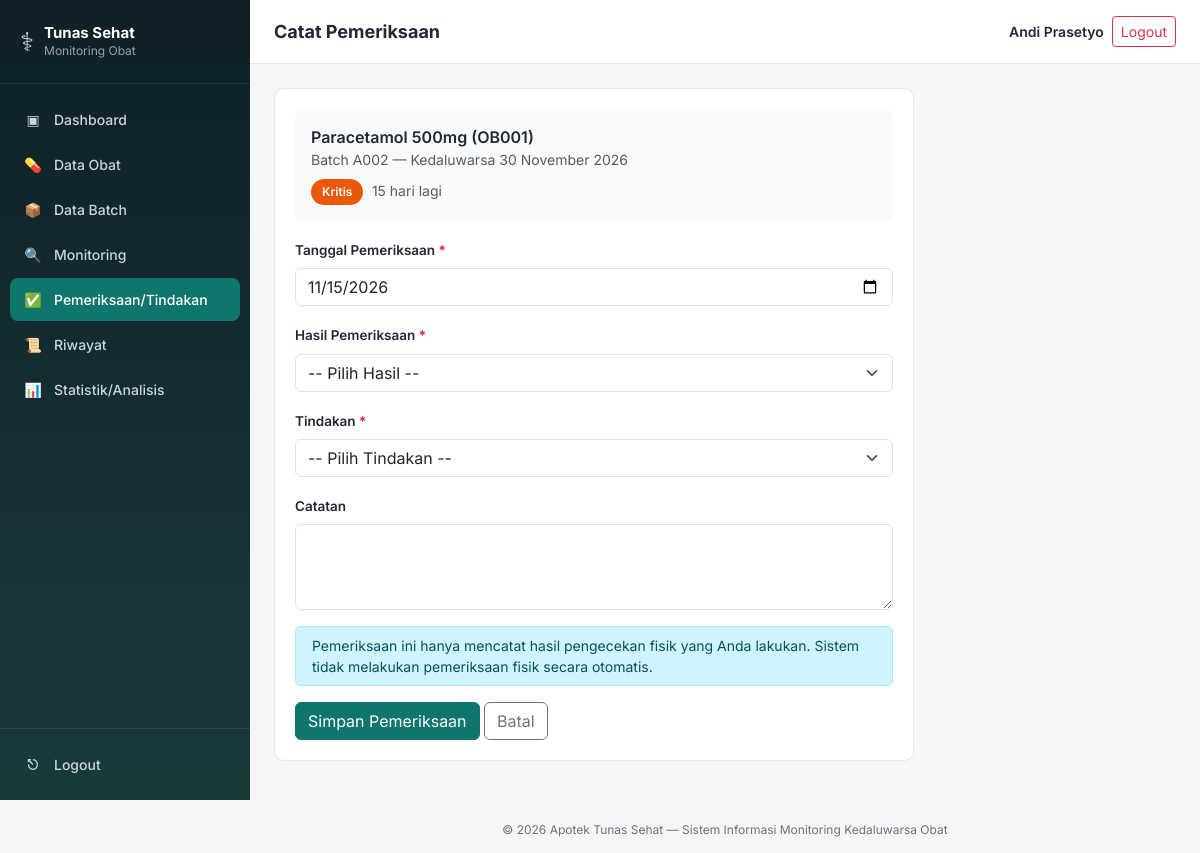
Screenshot of /apotek-monitoring/modules/pemeriksaan/create.php?id_batch=2 (signed in) with the database file from the repository.
### tables this page shows
CREATE TABLE batch (
    id_batch INT AUTO_INCREMENT PRIMARY KEY,
    id_obat INT NOT NULL,
    nomor_batch VARCHAR(50) NOT NULL,
    tanggal_masuk DATE NOT NULL,
    tanggal_kedaluwarsa DATE NOT NULL,
    jumlah_stok INT NOT NULL DEFAULT 0,
    created_at TIMESTAMP DEFAULT CURRENT_TIMESTAMP,
    updated_at TIMESTAMP DEFAULT CURRENT_TIMESTAMP ON UPDATE CURRENT_TIMESTAMP,
    CONSTRAINT fk_batch_obat FOREIGN KEY (id_obat) REFERENCES obat(id_obat)
        ON DELETE RESTRICT ON UPDATE CASCADE
);

CREATE TABLE obat (
    id_obat INT AUTO_INCREMENT PRIMARY KEY,
    kode_obat VARCHAR(20) NOT NULL UNIQUE,
    nama_obat VARCHAR(100) NOT NULL,
    kategori VARCHAR(50) NOT NULL,
    satuan VARCHAR(20) NOT NULL,
    keterangan TEXT NULL,
    created_at TIMESTAMP DEFAULT CURRENT_TIMESTAMP,
    updated_at TIMESTAMP DEFAULT CURRENT_TIMESTAMP ON UPDATE CURRENT_TIMESTAMP
);

### apotek-monitoring/includes/functions.php (called while the page is built, shortened)
<?php
function hitungStatusBatch(string $tanggal_kedaluwarsa): array
{
    $today = new DateTime(date('Y-m-d'));
    $exp   = new DateTime($tanggal_kedaluwarsa);
    $interval = $today->diff($exp);
    $sisa = (int) $interval->format('%r%a');
    if ($sisa <= 0) {
        $status = 'Kedaluwarsa';
    } elseif ($sisa <= 30) {
        $status = 'Kritis';
    } elseif ($sisa <= 90) {
        $status = 'Perhatian';
    } else {
        $status = 'Aman';
    }
    return ['sisa_hari' => $sisa, 'status' => $status];
}
function statusBadgeClass(string $status): string
{
    switch ($status) {
        case 'Kritis':      return 'badge-kritis';
    }
}
function formatTanggalIndo(?string $tanggal): string
{
    $bulan = ['', 'Januari', 'Februari', 'Maret', 'April', 'Mei', 'Juni',
              'Juli', 'Agustus', 'September', 'Oktober', 'November', 'Desember'];
    $d = new DateTime($tanggal);
    return $d->format('d') . ' ' . $bulan[(int) $d->format('n')] . ' ' . $d->format('Y');
}
function e(?string $str): string
{
    return htmlspecialchars($str ?? '', ENT_QUOTES, 'UTF-8');
}
function labelSisaHari(int $sisa): string
{
    if ($sisa > 0) return $sisa . ' hari lagi';
    return abs($sisa) . ' hari lalu';
}

### apotek-monitoring/modules/pemeriksaan/create.php (the view, shortened to what this page needs)
<?php
require_once __DIR__ . '/../../config/config.php';
$idBatch = (int) ($_GET['id_batch'] ?? $_POST['id_batch'] ?? 0);
$stmt = $pdo->prepare("SELECT b.*, o.nama_obat, o.kode_obat FROM batch b JOIN obat o ON o.id_obat=b.id_obat WHERE b.id_batch = ?");
$stmt->execute([$idBatch]);
$batch = $stmt->fetch();
$statusInfo = hitungStatusBatch($batch['tanggal_kedaluwarsa']);
$old = ['tanggal_pemeriksaan' => date('Y-m-d'), 'hasil_pemeriksaan' => '', 'tindakan' => '', 'catatan' => ''];
include __DIR__ . '/../../includes/header.php';
?>
<div class="panel" style="max-width:640px;">
  <div class="mb-3 p-3" style="background:#f9fafb;border-radius:8px;">
    <div class="fw-semibold"><?= e($batch['nama_obat']) ?> (<?= e($batch['kode_obat']) ?>)</div>
    <div class="small text-muted">Batch <?= e($batch['nomor_batch']) ?> — Kedaluwarsa <?= formatTanggalIndo($batch['tanggal_kedaluwarsa']) ?></div>
    <div class="mt-2"><span class="badge-status <?= statusBadgeClass($statusInfo['status']) ?>"><?= $statusInfo['status'] ?></span>
      <span class="small text-muted ms-1"><?= labelSisaHari($statusInfo['sisa_hari']) ?></span>
    </div>
  </div>
  <form method="POST" novalidate>
    <div class="mb-3">
      <label class="form-label">Tanggal Pemeriksaan <span class="required-mark">*</span></label>
      <input type="date" name="tanggal_pemeriksaan" class="form-control" value="<?= e($old['tanggal_pemeriksaan']) ?>" required>
    </div>
    <div class="mb-3">
      <label class="form-label">Hasil Pemeriksaan <span class="required-mark">*</span></label>
      <select name="hasil_pemeriksaan" class="form-select" required>
        <option value="">-- Pilih Hasil --</option>
      </select>
    </div>
    <div class="mb-3">
      <label class="form-label">Tindakan <span class="required-mark">*</span></label>
      <select name="tindakan" class="form-select" required>
        <option value="">-- Pilih Tindakan --</option>
      </select>
    </div>
    <div class="mb-3">
      <label class="form-label">Catatan</label>
      <textarea name="catatan" class="form-control" rows="3"><?= e($old['catatan']) ?></textarea>
    </div>
    <div class="alert alert-info small py-2">Pemeriksaan ini hanya mencatat hasil pengecekan fisik yang Anda lakukan. Sistem tidak melakukan pemeriksaan fisik secara otomatis.</div>
    <button type="submit" class="btn btn-primary-app text-white">Simpan Pemeriksaan</button>
    <a href="../monitoring/index.php" class="btn btn-outline-secondary">Batal</a>
  </form>
</div>
<?php include __DIR__ . '/../../includes/footer.php'; ?>

### assets/css/style.css (style rules this page uses)
:root { --primary: #0f766e; --primary-dark: #0b5a54; --sidebar-bg: #0f2027; --sidebar-bg2: #1a3a3a; --text-main: #1f2937; --text-muted: #6b7280; --border: #e5e7eb; --bg-page: #f4f6f8; --aman: #16a34a; --perhatian: #d97706; --kritis: #ea580c; --kedaluwarsa: #dc2626; --radius: 10px; }
* { box-sizing: border-box; }
body { font-family: 'Inter', -apple-system, BlinkMacSystemFont, 'Segoe UI', sans-serif; background: var(--bg-page); color: var(--text-main); margin: 0; }
.panel { background: #fff; border-radius: var(--radius); border: 1px solid var(--border); padding: 20px; margin-bottom: 22px; }
.badge-status { display: inline-block; padding: 4px 11px; border-radius: 999px; font-size: 12px; font-weight: 600; color: #fff; }
.badge-kritis { background: var(--kritis); }
.form-label { font-weight: 600; font-size: 13.5px; }
.required-mark { color: var(--kedaluwarsa); }
.btn-primary-app { background: var(--primary); border-color: var(--primary); }

### rows the page displays
batch: id_obat.nama_obat "Paracetamol 500mg", id_obat.kode_obat "OB001", nomor_batch "A002", tanggal_kedaluwarsa "30 November 2026", tanggal_kedaluwarsa "Kritis", tanggal_kedaluwarsa "15 hari lagi"

### other values shown
$pageTitle "Catat Pemeriksaan"
$user['nama_lengkap'] "Andi Prasetyo"
